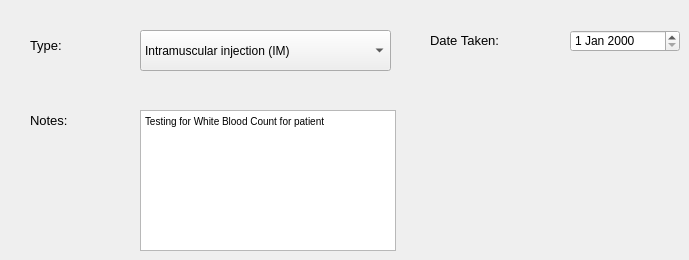
      <widget class="QWidget" name="tab_5">
       <attribute name="title">
        <string>Injection</string>
       </attribute>
       <widget class="QLabel" name="label_58">
        <property name="geometry">
         <rect>
          <x>30</x>
          <y>30</y>
          <width>81</width>
          <height>31</height>
         </rect>
        </property>
        <property name="font">
         <font>
          <family>MS Shell Dlg 2</family>
          <pointsize>10</pointsize>
          <weight>50</weight>
          <bold>false</bold>
         </font>
        </property>
        <property name="text">
         <string>Type:</string>
        </property>
       </widget>
       <widget class="QTextEdit" name="textEdit_2">
        <property name="geometry">
         <rect>
          <x>140</x>
          <y>110</y>
          <width>256</width>
          <height>141</height>
         </rect>
        </property>
        <property name="html">
         <string>&lt;!DOCTYPE HTML PUBLIC &quot;-//W3C//DTD HTML 4.0//EN&quot; &quot;http://www.w3.org/TR/REC-html40/strict.dtd&quot;&gt;
&lt;html&gt;&lt;head&gt;&lt;meta name=&quot;qrichtext&quot; content=&quot;1&quot; /&gt;&lt;style type=&quot;text/css&quot;&gt;
p, li { white-space: pre-wrap; }
&lt;/style&gt;&lt;/head&gt;&lt;body style=&quot; font-family:'MS Shell Dlg 2'; font-size:7.8pt; font-weight:400; font-style:normal;&quot;&gt;
&lt;p style=&quot; margin-top:0px; margin-bottom:0px; margin-left:0px; margin-right:0px; -qt-block-indent:0; text-indent:0px;&quot;&gt;Testing for White Blood Count for patient&lt;/p&gt;
&lt;p style=&quot;-qt-paragraph-type:empty; margin-top:0px; margin-bottom:0px; margin-left:0px; margin-right:0px; -qt-block-indent:0; text-indent:0px;&quot;&gt;&lt;br /&gt;&lt;/p&gt;&lt;/body&gt;&lt;/html&gt;</string>
        </property>
       </widget>
       <widget class="QLabel" name="label_59">
        <property name="geometry">
         <rect>
          <x>30</x>
          <y>110</y>
          <width>121</width>
          <height>21</height>
         </rect>
        </property>
        <property name="font">
         <font>
          <family>MS Shell Dlg 2</family>
          <pointsize>10</pointsize>
          <weight>50</weight>
          <bold>false</bold>
         </font>
        </property>
        <property name="text">
         <string>Notes:</string>
        </property>
       </widget>
       <widget class="QDateEdit" name="dateEdit">
        <property name="geometry">
         <rect>
          <x>570</x>
          <y>30</y>
          <width>110</width>
          <height>22</height>
         </rect>
        </property>
       </widget>
       <widget class="QComboBox" name="comboBox_2">
        <property name="geometry">
         <rect>
          <x>140</x>
          <y>30</y>
          <width>251</width>
          <height>41</height>
         </rect>
        </property>
        <item>
         <property name="text">
          <string>Intramuscular injection (IM)</string>
         </property>
        </item>
        <item>
         <property name="text">
          <string>Intravascular injection (IV)</string>
         </property>
        </item>
        <item>
         <property name="text">
          <string>Subcutaneous injection (SC)</string>
         </property>
        </item>
       </widget>
       <widget class="QLabel" name="label_60">
        <property name="geometry">
         <rect>
          <x>430</x>
          <y>30</y>
          <width>121</width>
          <height>21</height>
         </rect>
        </property>
        <property name="font">
         <font>
          <family>MS Shell Dlg 2</family>
          <pointsize>10</pointsize>
          <weight>50</weight>
          <bold>false</bold>
         </font>
        </property>
        <property name="text">
         <string>Date Taken:</string>
        </property>
       </widget>
      </widget>
